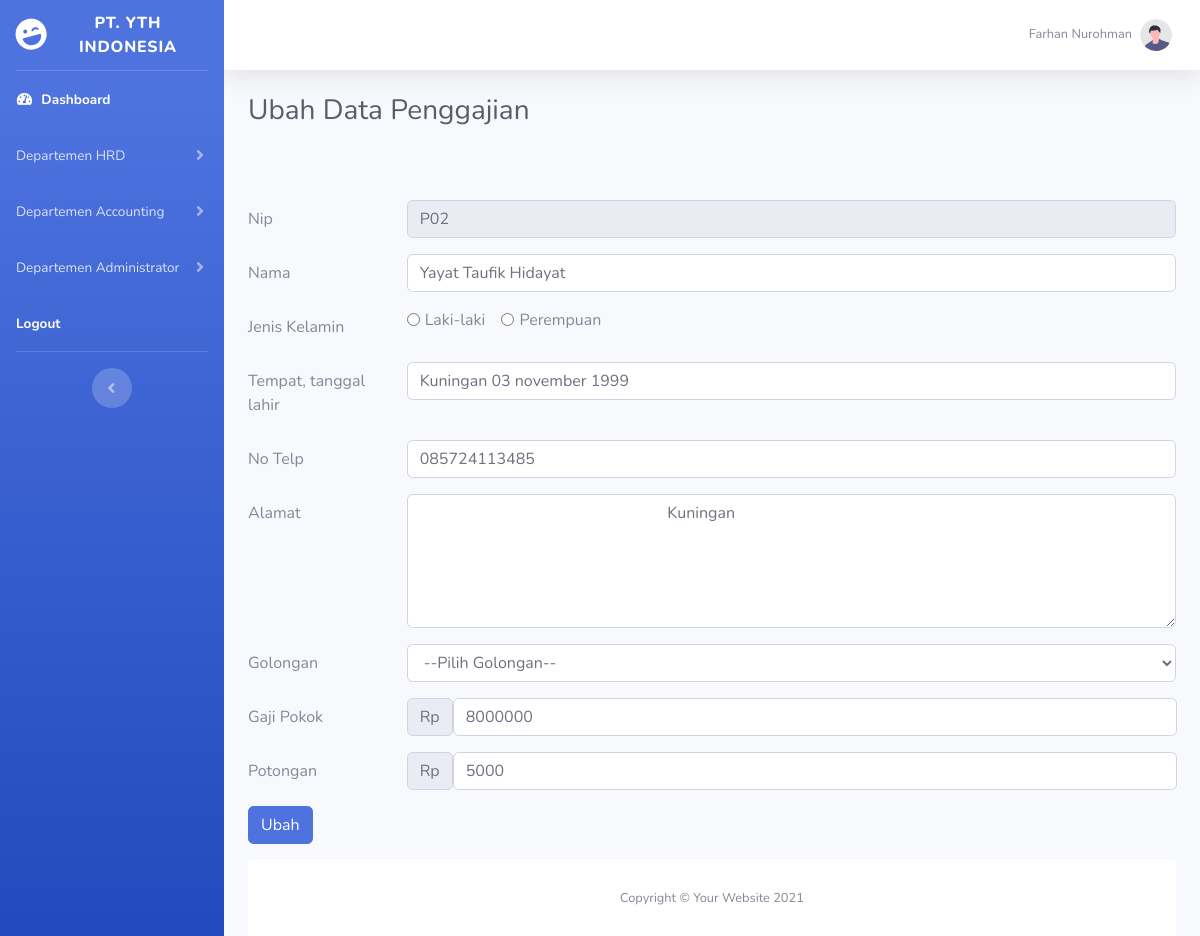
The app's page /ubah_penggajian.php?id=1 (signed in) with its own data.
### tables this page shows
CREATE TABLE `gaji` (
  `id_penggajian` int(11) NOT NULL,
  `nip` varchar(11) NOT NULL,
  `nama` varchar(255) NOT NULL,
  `jenis_kelamin` varchar(30) NOT NULL,
  `ttl` varchar(255) NOT NULL,
  `notelp` varchar(255) NOT NULL,
  `alamat` varchar(255) NOT NULL,
  `golongan` varchar(100) NOT NULL,
  `gaji_pokok` varchar(255) NOT NULL,
  `potongan` varchar(255) NOT NULL
);

### ubah_penggajian.php (the view, shortened to what this page needs)
<?php
$koneksi = new mysqli("localhost", "root", "", "tgs_erp");
$ambil = $koneksi->query("SELECT * FROM gaji where id_penggajian='$_GET[id]'");
$pecah = $ambil->fetch_assoc();
?>
<?php include "header.php" ?>
<div class="container-fluid">
    <div class="d-sm-flex align-items-center justify-content-between mb-4">
        <h1 class="h3 mb-0 text-gray-800">Ubah Data Penggajian</h1>
    </div>
    <br><br>
    <form method="post" enctype="multipart/form-data">
        <div class="form-group row">
            <label for="nip" class="col-sm-2 col-form-label">Nip</label>
            <div class="col-sm-10">
                <input type="text" class="form-control" name="nip" value="<?php echo $pecah['nip'] ?>" readonly>
            </div>
        </div>
        <div class="form-group row">
            <label for="nama" class="col-sm-2 col-form-label">Nama</label>
            <div class="col-sm-10">
                <input type="text" class="form-control" name="nama" value="<?php echo $pecah['nama'] ?>">
            </div>
        </div>
        <div class="form-group row">
            <label for="jenis_kelamin" class="col-sm-2 col-form-label">Jenis Kelamin</label>
            <div class="col-sm-10">
                <div class="form-check form-check-inline">
                    <input class="form-check-input" type="radio" name="jenis_kelamin" value="Laki-laki">
                    <label class="form-check-label" for="inlineRadio1">Laki-laki</label>
                </div>
                <div class="form-check form-check-inline">
                    <input class="form-check-input" type="radio" name="jenis_kelamin" value="Perempuan">
                    <label class="form-check-label" for="inlineRadio2">Perempuan</label>
                </div>
            </div>
        </div>
        <div class="form-group row">
            <label for="tempat_tgllahir" class="col-sm-2 col-form-label">Tempat, tanggal lahir</label>
            <div class="col-sm-10">
                <input type="text" class="form-control" name="tempat_tgllahir" value="<?php echo $pecah['ttl'] ?>">
            </div>
        </div>
        <div class="form-group row">
            <label for="notelp" class="col-sm-2 col-form-label">No Telp</label>
            <div class="col-sm-10">
                <input type="text" class="form-control" name="notelp" value="<?php echo $pecah['notelp'] ?>">
            </div>
        </div>
        <div class="form-group row">
            <label for="alamat" class="col-sm-2 col-form-label">Alamat</label>
            <div class="col-sm-10">
                <textarea class="form-control" name="alamat" rows="5">
                    <?php echo $pecah['alamat'] ?>
                </textarea>
            </div>
        </div>
        <div class="form-group row">
            <label for="golongan" class=" col-sm-2 col-form-label ">Golongan</label>
            <div class=" col-sm-10">
                <select class="form-control" name="golongan" value="<?php echo $pecah['golongan'] ?>">
                    <option value="--Pilih Golongan--">--Pilih Golongan--</option>
                </select>
            </div>
        </div>
        <div class="form-group row">
            <label for="gaji" class="col-sm-2 col-form-label">Gaji Pokok</label>
            <div class="col-sm-10">
                <div class="input-group-prepend">
                    <div class="input-group-text">Rp</div>
                    <input type="text" class="form-control" name="gaji" value="<?php echo $pecah['gaji_pokok'] ?>">
                </div>
            </div>
        </div>
        <div class="form-group row">
            <label for="potongan" class="col-sm-2 col-form-label">Potongan</label>
            <div class="col-sm-10">
                <div class="input-group-prepend">
                    <div class="input-group-text">Rp</div>
                    <input type="text" class="form-control" name="potongan" value="<?php echo $pecah['potongan'] ?>">
                </div>
            </div>
        </div>
        <div class="form-group row">
            <div class="col-sm-10">
                <button type="submit" class="btn btn-primary" name="ubah">Ubah</button>
            </div>
        </div>
    </form>
    <?php include "footer.php" ?>

### records on screen
gaji: nip "P02", nama "Yayat Taufik Hidayat", tempat_tgllahir "Kuningan 03 november 1999", notelp "085724113485", alamat "Kuningan", golongan "--Pilih Golongan--", gaji "8000000", potongan "5000"

### other values on screen
$_SESSION['nama'] "Farhan Nurohman"
